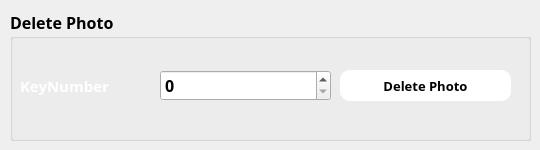
   <widget class="QWidget" name="Delete_Photo">
    <attribute name="title">
     <string>Delete Photo</string>
    </attribute>
    <widget class="QGroupBox" name="ShowBox_9">
     <property name="geometry">
      <rect>
       <x>10</x>
       <y>10</y>
       <width>521</width>
       <height>131</height>
      </rect>
     </property>
     <property name="font">
      <font>
       <family>century gothic</family>
       <pointsize>12</pointsize>
       <weight>75</weight>
       <bold>true</bold>
      </font>
     </property>
     <property name="title">
      <string>Delete Photo</string>
     </property>
     <widget class="QLabel" name="label_34">
      <property name="geometry">
       <rect>
        <x>10</x>
        <y>60</y>
        <width>261</width>
        <height>31</height>
       </rect>
      </property>
      <property name="font">
       <font>
        <family>century gothic</family>
        <pointsize>11</pointsize>
        <weight>75</weight>
        <bold>true</bold>
       </font>
      </property>
      <property name="styleSheet">
       <string notr="true">color:white;</string>
      </property>
      <property name="text">
       <string>KeyNumber</string>
      </property>
     </widget>
     <widget class="QPushButton" name="DeletePhotoPush">
      <property name="geometry">
       <rect>
        <x>330</x>
        <y>60</y>
        <width>171</width>
        <height>31</height>
       </rect>
      </property>
      <property name="styleSheet">
       <string notr="true">QPushButton {
	background:white;	
	border-radius:10px;
	font:10pt;
	font-weight:bold;
}

QPushButton:hover {
	color:white;
	background:rgba(0,0,0,0.8);
}

</string>
      </property>
      <property name="text">
       <string>Delete Photo</string>
      </property>
     </widget>
     <widget class="QSpinBox" name="KeyDeletePhoto">
      <property name="geometry">
       <rect>
        <x>150</x>
        <y>60</y>
        <width>171</width>
        <height>31</height>
       </rect>
      </property>
     </widget>
    </widget>
   </widget>
